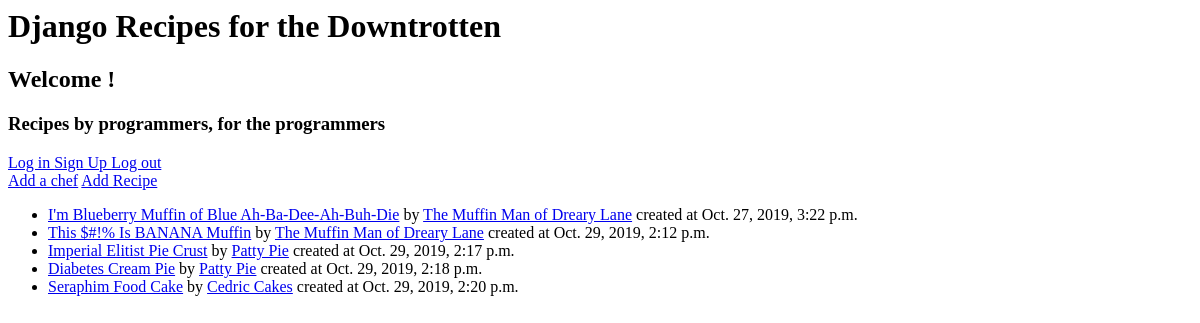
/, run on an earlier commit of the app's database.
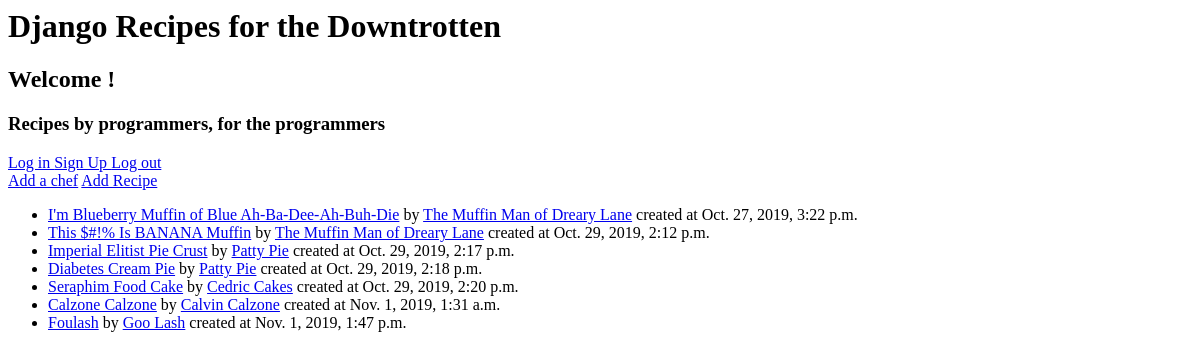
And on a later commit of the database.
### recipe_box/models.py (models this page shows, shortened)
class Recipe(models.Model):
    chef = models.ForeignKey(Chef, on_delete=models.CASCADE)
    date = models.DateTimeField(default=timezone.now)
    recipe_name = models.CharField(max_length=50)
    ingredients = models.TextField()
    steps = models.TextField()
    time_required = models.CharField(max_length=50)

class Chef(models.Model):
    user = models.OneToOneField(User, on_delete=models.CASCADE)
    name = models.CharField(max_length=50)
    bio = models.TextField(blank=True, null=True)
    def __str__(self):
        return f"{self.name}"

### recipe_box/views.py (the view)
# urls.py: path('', views.index, name='homepage'),
def index(request):
    html = "index.html"
    recipe = Recipe.objects.all()
    return render(request, html, {"data": recipe})

### recipe_box/templates/index.html (shortened to what this page needs)
<h1>Django Recipes for the Downtrotten</h1>
<h2>Welcome {{ user.username }}!</h2>
<h3>Recipes by programmers, for the programmers</h3>
<a href='/login/'> Log in </a> <a href='/signup/'> Sign Up </a> <a href='/logout/'> Log out </a> <br /><a href='/chefadd/'> Add a chef</a> <a href='/recipeadd/'> Add Recipe </a>
<ul>
    {% for item in data %}
        <li><a href='recipe/{{item.id}}/'>{{ item.recipe_name }}</a> by <a
            href='chef/{{item.chef.id}}'>{{ item.chef }}</a> created at {{item.date}}</li>
    {% endfor %}
</ul>

What changed in the data, as far as the page shows it:
added Recipe: recipe_name "Calzone Calzone", chef "Calvin Calzone", date "Nov. 1, 2019, 1:31 a.m."
added Recipe: recipe_name "Foulash", chef "Goo Lash", date "Nov. 1, 2019, 1:47 p.m."
